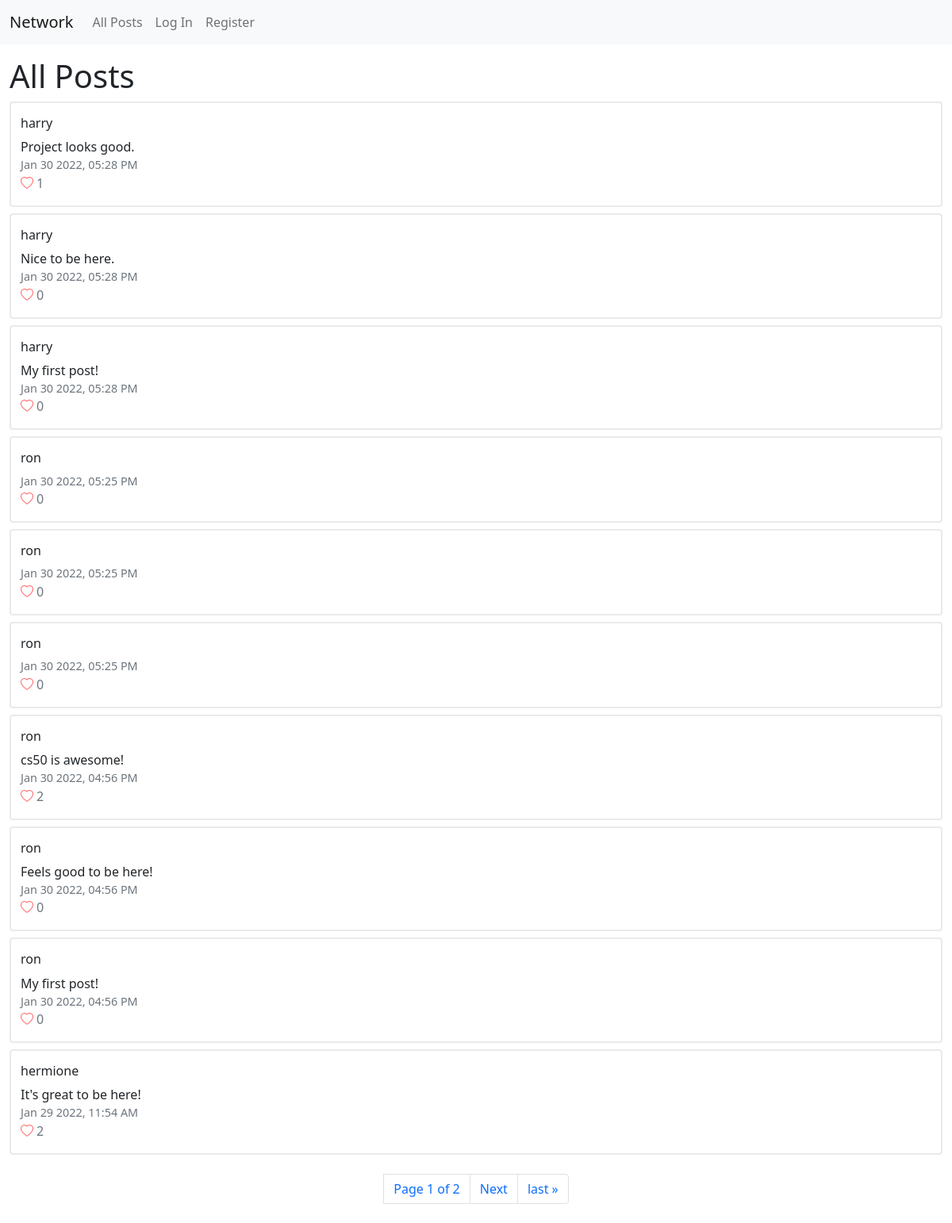
Before: / with the older database file.
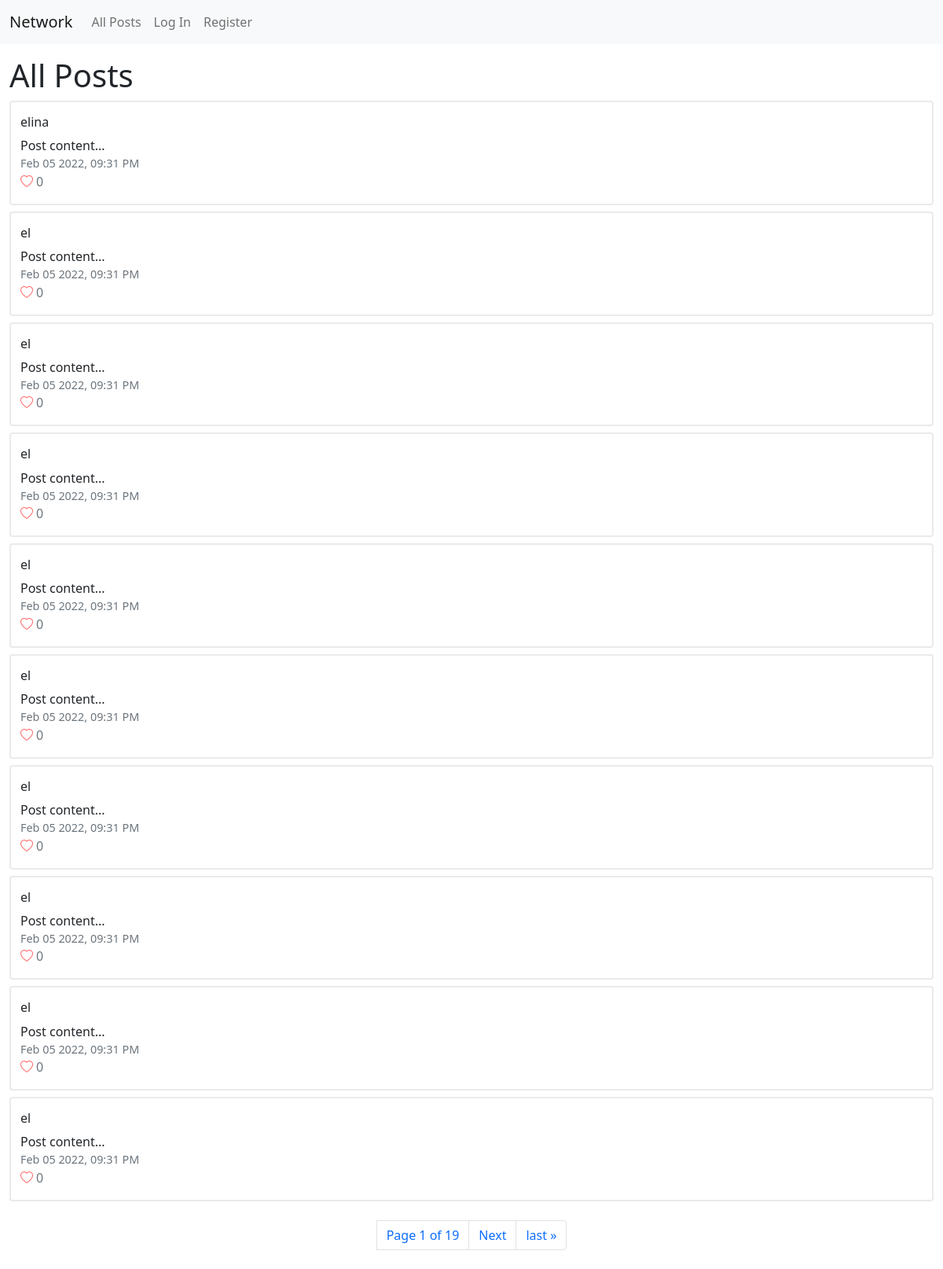
After: the same page with the newer database file.
### network/models.py (models this page shows, shortened)
class Post(models.Model):
    user = models.ForeignKey("User", on_delete=models.CASCADE, related_name="posts")
    content = models.TextField(blank=True)
    timestamp = models.DateTimeField(auto_now_add=True)
    like = models.ManyToManyField("User", blank=True, related_name="liked")
    def timestampOfPost(self):
        return self.timestamp.strftime("%b %d %Y, %I:%M %p")

class User(AbstractUser):
    follows = models.ManyToManyField("User", blank=True, related_name="followers")

### network/views.py (the view)
# urls.py: path("", views.index, name="index"),
def index(request):
    if request.method == "POST":
        postContent = request.POST["content"]
        post = Post.objects.create(
            user=request.user,
            content=postContent
        )
        return HttpResponseRedirect(reverse("index"))
    else:
        posts = Post.objects.all().order_by("id").reverse()
        p = Paginator(posts, 10, orphans=0, allow_empty_first_page=True)
        pageNumber = request.GET.get('page')
        pageObj = p.get_page(pageNumber)
        return render(request, "network/index.html", {
            'page_obj': pageObj
        })

### network/templates/network/index.html (shortened to what this page needs)
{% extends "network/layout.html" %}
{% load static %}
{% block body %}
    <h1>All Posts</h1>
    {% for post in page_obj %}
        <div class="post container-fluid">
            <h6>{{ post.user }}</h6>
            <div class="post-content">{{ post.content }}</div>
            <div class="post-timestamp text-muted">{{ post.timestampOfPost }}</div>
            {% if user in post.like.all %}
                <div><i class="bi bi-heart-fill heart" data-id="{{ post.id }}"></i><span class="text-muted count" id="{{ post.id }}">{{ post.like.all.count }}</span></div>
            {% else %}
                <div><i class="bi bi-heart heart" data-id="{{ post.id }}"></i><span class="text-muted count" id="{{ post.id }}">{{ post.like.all.count }}</span></div>
            {% endif %}
        </div>
    {% endfor %}
    <nav aria-label="Page navigation example" id="pagination">
        <ul class="pagination justify-content-center">
            <li class="page-item page-link">Page {{ page_obj.number }} of {{ page_obj.paginator.num_pages  }}</li>
            {% if page_obj.has_next %}
                <li class="page-item">
                    <a class="page-link" href="?page={{ page_obj.next_page_number }}">Next</a>
                </li>
                <li class="page-item">
                    <a class="page-link" href="?page={{ page_obj.paginator.num_pages }}">last &raquo;</a>
                </li>
            {% endif %}
        </ul>
    </nav>
{% endblock %}

Changed rows visible on the page:
no longer on this page (row unchanged): Post: user "harry", content "Project looks good.", timestampOfPost "Jan 30 2022, 05:28 PM", like.all.count "1"
no longer on this page (row unchanged): Post: user "harry", content "Nice to be here.", timestampOfPost "Jan 30 2022, 05:28 PM", like.all.count "0"
no longer on this page (row unchanged): Post: user "harry", content "My first post!", timestampOfPost "Jan 30 2022, 05:28 PM", like.all.count "0"
no longer on this page (row unchanged): Post: user "ron", timestampOfPost "Jan 30 2022, 05:25 PM", like.all.count "0"
no longer on this page (row unchanged): Post: user "ron", timestampOfPost "Jan 30 2022, 05:25 PM", like.all.count "0"
no longer on this page (row unchanged): Post: user "ron", timestampOfPost "Jan 30 2022, 05:25 PM", like.all.count "0"
no longer on this page (row unchanged): Post: user "ron", content "cs50 is awesome!", timestampOfPost "Jan 30 2022, 04:56 PM", like.all.count "2"
no longer on this page (row unchanged): Post: user "ron", content "Feels good to be here!", timestampOfPost "Jan 30 2022, 04:56 PM", like.all.count "0"
no longer on this page (row unchanged): Post: user "ron", content "My first post!", timestampOfPost "Jan 30 2022, 04:56 PM", like.all.count "0"
no longer on this page (row unchanged): Post: user "hermione", content "It's great to be here!", timestampOfPost "Jan 29 2022, 11:54 AM", like.all.count "2"
added Post: user "elina", content "Post content...", timestampOfPost "Feb 05 2022, 09:31 PM", like.all.count "0"
added Post: user "el", content "Post content...", timestampOfPost "Feb 05 2022, 09:31 PM", like.all.count "0"
added Post: user "el", content "Post content...", timestampOfPost "Feb 05 2022, 09:31 PM", like.all.count "0"
added Post: user "el", content "Post content...", timestampOfPost "Feb 05 2022, 09:31 PM", like.all.count "0"
added Post: user "el", content "Post content...", timestampOfPost "Feb 05 2022, 09:31 PM", like.all.count "0"
added Post: user "el", content "Post content...", timestampOfPost "Feb 05 2022, 09:31 PM", like.all.count "0"
added Post: user "el", content "Post content...", timestampOfPost "Feb 05 2022, 09:31 PM", like.all.count "0"
added Post: user "el", content "Post content...", timestampOfPost "Feb 05 2022, 09:31 PM", like.all.count "0"
added Post: user "el", content "Post content...", timestampOfPost "Feb 05 2022, 09:31 PM", like.all.count "0"
added Post: user "el", content "Post content...", timestampOfPost "Feb 05 2022, 09:31 PM", like.all.count "0"
Other visible differences:
{{ page_obj.paginator.num_pages }}: "2" → "19"
